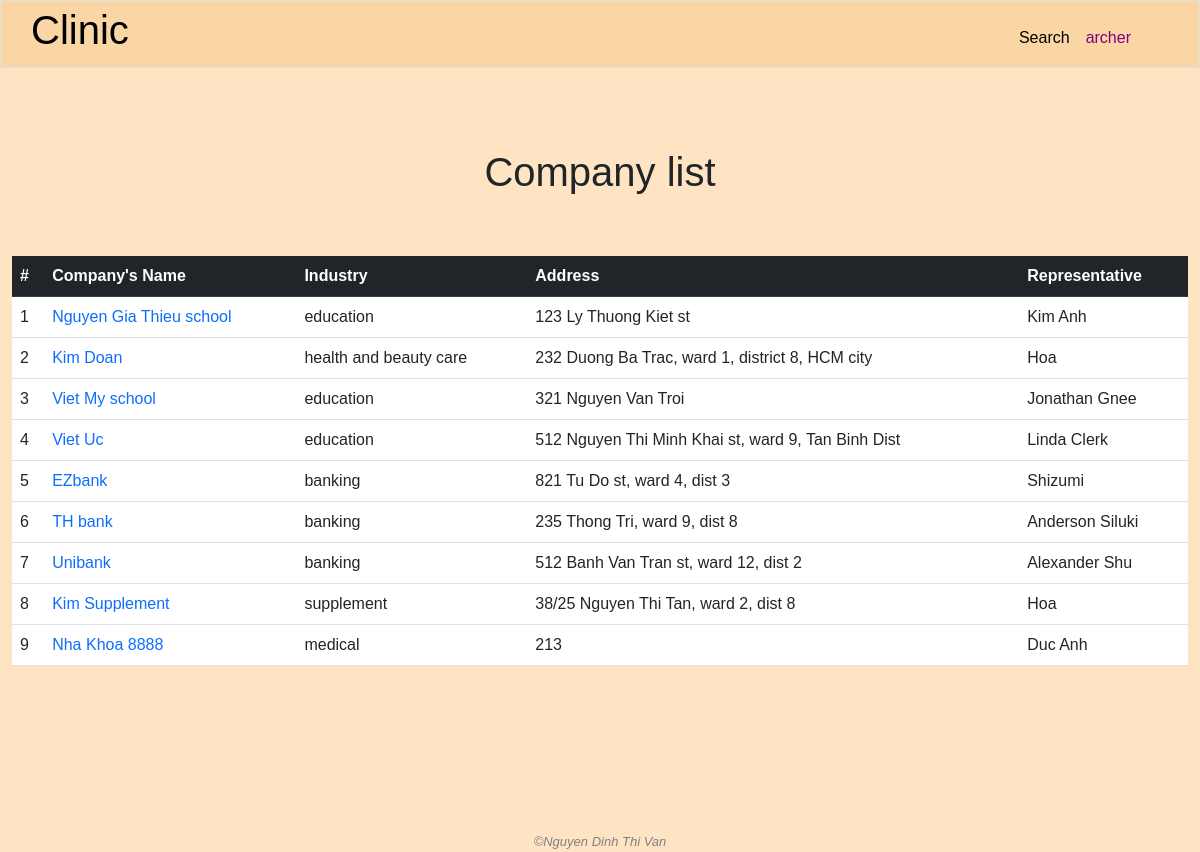
The app's page /companies (signed in), older data.
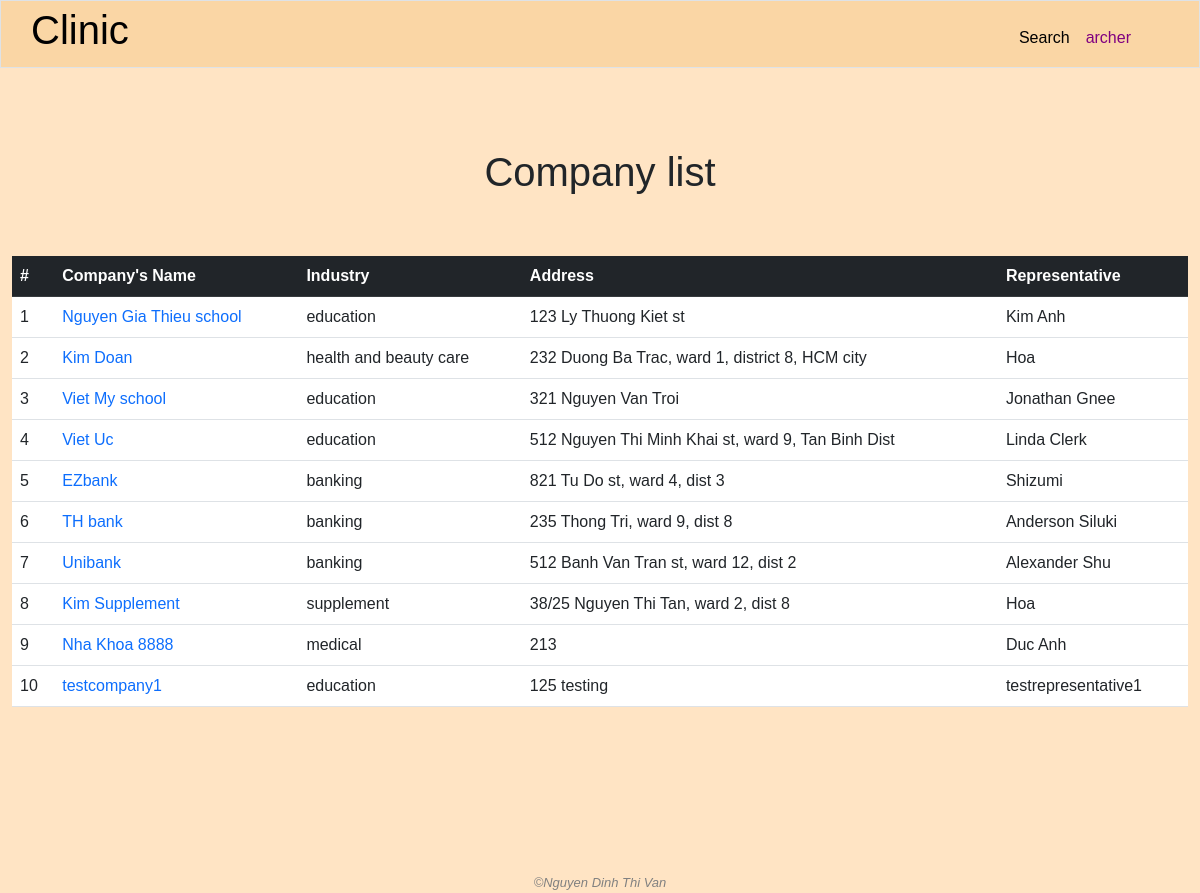
The same page, newer data.
### clinic/models.py (models this page shows, shortened)
class Company(models.Model):
    name = models.CharField(max_length=255)
    industry = models.CharField(max_length=255)
    address = models.TextField()
    email = models.CharField(max_length=255, blank=True, null=True)
    phone = models.CharField(max_length=255, blank=True, null=True)
    representative = models.ForeignKey('People', on_delete=models.SET_NULL, blank=True, null=True, related_name="companies")
    male_headcount = models.IntegerField()
    female_headcount = models.IntegerField()
    created_by = models.ForeignKey(User, on_delete=models.SET_NULL, blank=True, null=True, related_name="add_companies")
    modified_by = models.ForeignKey(User, on_delete=models.SET_NULL, blank=True, null=True, related_name="modified_companies")

class People(models.Model):
    name = models.CharField(max_length=255)
    position = models.TextField(blank=True)
    address = models.TextField(blank=True, null=True)
    email = models.CharField(max_length=255)
    phone = models.CharField(max_length=255)
    note = models.TextField(blank=True)
    created_by = models.ForeignKey(User, on_delete=models.SET_NULL, blank=True, null=True, related_name='add_people')
    modified_by = models.ForeignKey(User, on_delete=models.SET_NULL, blank=True, null=True, related_name='modified_person')

### clinic/views.py (the view)
# urls.py: path('companies', views.companies, name="companies"),
@login_required
def companies(request):
    if "read_company_info" not in user_right(request.user.management_right_level):
        request.session['nay_message'] = "You do not have the right to access this page"
        return HttpResponseRedirect(reverse('index'))
    companies = Company.objects.all()
    yay_message = request.session.get('yay_message', '')
    nay_message = request.session.get('nay_message', '')
    request.session['yay_message'] = ''
    request.session['nay_message'] = ''
    return render(request, "clinic/companies.html", {
        "companies": companies,
        "yay_message": yay_message,
        "nay_message": nay_message
    })

### clinic/templates/clinic/companies.html (shortened to what this page needs)
{% extends "clinic/layout.html" %}
{% load static %}
{% block main %}
    <h1 class="text-center page-title">Company list</h1>
    <div class="container-fluid">
        <table class="table table-hover">
            <thead class="table-dark">
                <tr>
                    <th>#</th>
                    <th class="text-column">Company's Name</th>
                    <th class="text-column">Industry</th>
                    <th class="text-column">Address</th>
                    <th class="text-column">Representative</th>
                </tr>
            </thead>
            <tbody>
                {% for company in companies %}
                    <tr>
                        <td>{{ forloop.counter }}</td>
                        <td class="text-column"><a class="no-underline" href="{% url 'company_detail' company_id=company.id %}">{{ company.name }}</a></td>
                        <td class="text-column">{{ company.industry }}</td>
                        <td class="text-column">{{ company.address }}</td>
                        <td class="text-column">{{ company.representative.name }}</td>
                    </tr>
                {% empty %}
                    No company
                {% endfor %}
            </tbody>
        </table>
    </div>
{% endblock %}

Row changes from the older to the newer data that the page shows:
added Company: name "testcompany1", industry "education", address "125 testing", representative.name "testrepresentative1"
